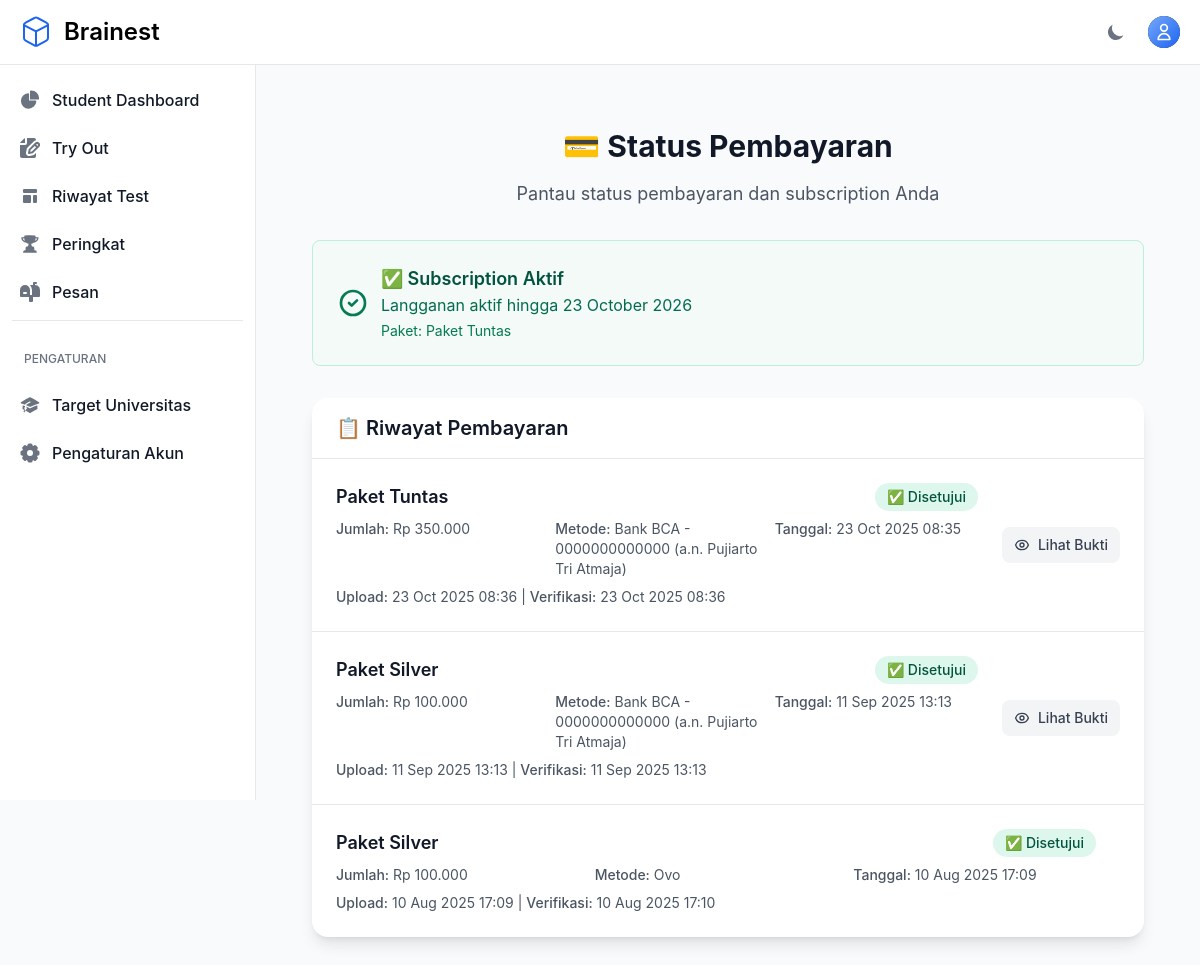
/subscription/payment-status/ (signed in), run on the app's committed database.
### otosapp/models.py (models this page shows, shortened)
class SubscriptionPackage(models.Model):
    name = models.CharField(max_length=100, verbose_name="Nama Paket")
    description = models.TextField(verbose_name="Deskripsi Paket")
    features = models.TextField(help_text="Fitur-fitur yang tersedia (satu per baris)", verbose_name="Fitur")
    price = models.DecimalField(max_digits=10, decimal_places=2, verbose_name="Harga")
    duration_days = models.IntegerField(verbose_name="Durasi (hari)")
    is_active = models.BooleanField(default=True, verbose_name="Aktif")
    created_at = models.DateTimeField(auto_now_add=True)
    updated_at = models.DateTimeField(auto_now=True)
    access_level = models.CharField(
        max_length=20,
        choices=AccessLevel.choices,
        default=AccessLevel.SILVER,
        help_text="Tentukan tier akses yang diberikan paket ini"
    )
    is_featured = models.BooleanField(default=False, verbose_name="Paket Unggulan")
    class Meta:
        verbose_name = "Paket Berlangganan"
        verbose_name_plural = "Paket Berlangganan"
        ordering = ['price']

class PaymentProof(models.Model):
    STATUS_CHOICES = [
        ('pending', 'Menunggu Verifikasi'),
        ('approved', 'Disetujui'),
        ('rejected', 'Ditolak'),
    ]
    user = models.ForeignKey(User, on_delete=models.CASCADE, related_name='payment_proofs')
    package = models.ForeignKey(SubscriptionPackage, on_delete=models.CASCADE)
    proof_image = models.ImageField(upload_to='payment_proofs/', verbose_name="Bukti Pembayaran", storage=get_storage, max_length=500)
    payment_method = models.CharField(max_length=100, verbose_name="Metode Pembayaran")
    payment_date = models.DateTimeField(verbose_name="Tanggal Pembayaran")
    amount_paid = models.DecimalField(max_digits=10, decimal_places=2, verbose_name="Jumlah Bayar")
    notes = models.TextField(blank=True, null=True, verbose_name="Catatan")
    status = models.CharField(max_length=20, choices=STATUS_CHOICES, default='pending')
    verified_by = models.ForeignKey(User, on_delete=models.SET_NULL, null=True, blank=True,
                                  related_name='verified_payments', verbose_name="Diverifikasi oleh")
    verified_at = models.DateTimeField(null=True, blank=True)
    admin_notes = models.TextField(blank=True, null=True, verbose_name="Catatan Admin")
    created_at = models.DateTimeField(auto_now_add=True)
    updated_at = models.DateTimeField(auto_now=True)
    class Meta:
        verbose_name = "Bukti Pembayaran"
        verbose_name_plural = "Bukti Pembayaran"
        ordering = ['-created_at']

### otosapp/views.py (the view)
# urls.py: path('subscription/payment-status/', views.payment_status, name='payment_status'),
@login_required
def payment_status(request):
    payments = PaymentProof.objects.filter(user=request.user).order_by('-created_at')
    context = {
        'payments': payments,
        'subscription_status': request.user.get_subscription_status(),
    }
    return render(request, 'subscription/payment_status.html', context)

### otosapp/models.py (called while the page is built)
    def is_admin(self):
        return self.role and self.role.role_name == 'Admin'

    def is_expired(self):
        from django.utils import timezone
        return timezone.now() > self.end_date

    def days_remaining(self):
        from django.utils import timezone
        if self.is_expired():
            return 0
        delta = self.end_date - timezone.now()
        return delta.days

### otosapp/templatetags/custom_filters.py (called while the page is built)
@register.filter
def format_idr(value):
    if value in (None, ''):
        return '0'
    try:
        if isinstance(value, str):
            digits_only = ''.join(ch for ch in value if ch.isdigit())
            if not digits_only:
                return value
            amount = Decimal(digits_only)
        else:
            amount = Decimal(str(value))
    except (InvalidOperation, ValueError):
        return value
    integer_part = int(amount)
    return f"{integer_part:,}".replace(',', '.')

### otosapp/templatetags/media_helpers.py (called while the page is built, shortened)
@register.filter
def safe_image_url(image_field):
    if not image_field:
        return "/static/images/no-image.svg"
    try:
        if str(image_field).startswith('http'):
            return str(image_field)
    except Exception:
        return "/static/images/no-image.svg"

### otosapp/templates/subscription/payment_status.html (shortened to what this page needs)
{% extends 'base.html' %}
{% load media_helpers %}
{% load custom_filters %}
{% block content %}
<div class="max-w-6xl mx-auto px-4 sm:px-6 lg:px-8 py-8">
    <div class="text-center mb-8">
        <h1 class="text-3xl font-bold text-gray-900 dark:text-white mb-4">
            💳 Status Pembayaran
        </h1>
        <p class="text-lg text-gray-600 dark:text-gray-400">
            Pantau status pembayaran dan subscription Anda
        </p>
    </div>
    <div class="mb-8">
        {% if subscription_status.status == 'active' %}
        <div class="bg-green-50 border border-green-200 rounded-lg p-6 dark:bg-green-900/20 dark:border-green-800">
            <div class="flex items-center">
                <div class="flex-shrink-0">
                    <svg class="w-8 h-8 text-green-600 dark:text-green-400" fill="none" stroke="currentColor" viewBox="0 0 24 24">
                        <path stroke-linecap="round" stroke-linejoin="round" stroke-width="2" d="M9 12l2 2 4-4m6 2a9 9 0 11-18 0 9 9 0 0118 0z"/>
                    </svg>
                </div>
                <div class="ml-3">
                    <h3 class="text-lg font-semibold text-green-800 dark:text-green-200">✅ Subscription Aktif</h3>
                    <p class="text-green-700 dark:text-green-300">{{ subscription_status.message }}</p>
                    <p class="text-sm text-green-600 dark:text-green-400 mt-1">Paket: {{ subscription_status.package.name }}</p>
                </div>
            </div>
        </div>
        {% endif %}
    </div>
    <div class="bg-white dark:bg-gray-800 rounded-2xl shadow-lg">
        <div class="px-6 py-4 border-b border-gray-200 dark:border-gray-700">
            <h3 class="text-xl font-semibold text-gray-900 dark:text-white">📋 Riwayat Pembayaran</h3>
        </div>
        {% if payments %}
        <div class="divide-y divide-gray-200 dark:divide-gray-700">
            {% for payment in payments %}
            <div class="p-6">
                <div class="flex items-center justify-between">
                    <div class="flex-1">
                        <div class="flex items-center justify-between mb-2">
                            <h4 class="text-lg font-semibold text-gray-900 dark:text-white">{{ payment.package.name }}</h4>
                            <span class="inline-flex items-center px-3 py-1 rounded-full text-sm font-medium
                                {% if payment.status == 'approved' %}bg-green-100 text-green-800 dark:bg-green-900 dark:text-green-200
                                {% elif payment.status == 'rejected' %}bg-red-100 text-red-800 dark:bg-red-900 dark:text-red-200
                                {% else %}bg-yellow-100 text-yellow-800 dark:bg-yellow-900 dark:text-yellow-200{% endif %}">
                                {% if payment.status == 'approved' %}✅ Disetujui
                                {% elif payment.status == 'rejected' %}❌ Ditolak
                                {% else %}⏳ Menunggu Verifikasi{% endif %}
                            </span>
                        </div>
                        <div class="grid grid-cols-1 md:grid-cols-3 gap-4 text-sm text-gray-600 dark:text-gray-400">
                            <div>
                                <span class="font-medium">Jumlah:</span> Rp {{ payment.amount_paid|format_idr }}
                            </div>
                            <div>
                                <span class="font-medium">Metode:</span> {{ payment.payment_method }}
                            </div>
                            <div>
                                <span class="font-medium">Tanggal:</span> {{ payment.payment_date|date:"d M Y H:i" }}
                            </div>
                        </div>
                        <div class="mt-2 text-sm text-gray-600 dark:text-gray-400">
                            <span class="font-medium">Upload:</span> {{ payment.created_at|date:"d M Y H:i" }}
                            {% if payment.verified_at %}
                            | <span class="font-medium">Verifikasi:</span> {{ payment.verified_at|date:"d M Y H:i" }}
                            {% endif %}
                        </div>
                    </div>
                    <div class="ml-6 flex-shrink-0">
                        {% if payment.proof_image %}
                        <button onclick="showImageModal('{{ payment.proof_image|safe_image_url }}', '{{ payment.package.name }}')"
                                class="inline-flex items-center px-3 py-2 text-sm font-medium text-gray-700 bg-gray-100 hover:bg-gray-200 rounded-lg dark:bg-gray-700 dark:text-gray-300 dark:hover:bg-gray-600 transition-colors">
                            Lihat Bukti
                        </button>
                        {% endif %}
                    </div>
                </div>
            </div>
            {% endfor %}
        </div>
        {% endif %}
    </div>
</div>
{% endblock %}

### data on the page
SubscriptionPackage: package.name "Paket Tuntas"
PaymentProof: package.name "Paket Tuntas", status "✅ Disetujui", amount_paid "350.000", payment_method "Bank BCA - 0000000000000 (a.n. Pujiarto Tri Atmaja)", payment_date "23 Oct 2025 08:35", created_at "23 Oct 2025 08:36", verified_at "23 Oct 2025 08:36"
PaymentProof: package.name "Paket Silver", status "✅ Disetujui", amount_paid "100.000", payment_method "Bank BCA - 0000000000000 (a.n. Pujiarto Tri Atmaja)", payment_date "11 Sep 2025 13:13", created_at "11 Sep 2025 13:13", verified_at "11 Sep 2025 13:13"
PaymentProof: package.name "Paket Silver", status "✅ Disetujui", amount_paid "100.000", payment_method "Ovo", payment_date "10 Aug 2025 17:09", created_at "10 Aug 2025 17:09", verified_at "10 Aug 2025 17:10"

### other printed values
{{ subscription_status.message }} "Langganan aktif hingga 23 October 2026"
